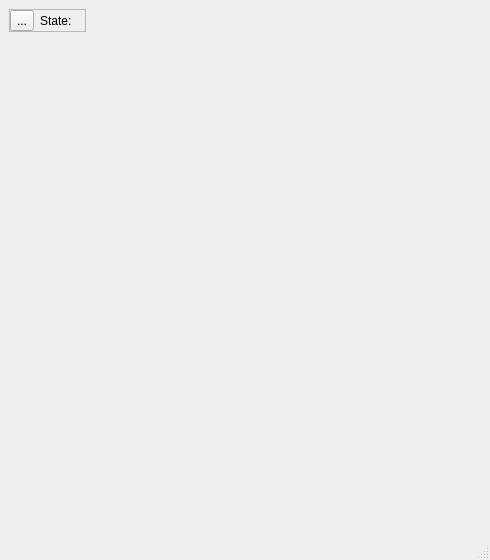
<?xml version="1.0" encoding="UTF-8"?>
<ui version="4.0">
 <class>can</class>
 <widget class="QMainWindow" name="can">
  <property name="geometry">
   <rect>
    <x>0</x>
    <y>0</y>
    <width>490</width>
    <height>560</height>
   </rect>
  </property>
  <property name="windowTitle">
   <string>can</string>
  </property>
  <widget class="QWidget" name="centralwidget">
   <layout class="QVBoxLayout" name="verticalLayout_4">
    <item>
     <layout class="QHBoxLayout" name="horizontalLayout">
      <item>
       <widget class="QFrame" name="frame">
        <property name="frameShape">
         <enum>QFrame::StyledPanel</enum>
        </property>
        <property name="frameShadow">
         <enum>QFrame::Raised</enum>
        </property>
        <layout class="QHBoxLayout" name="horizontalLayout_5">
         <property name="leftMargin">
          <number>0</number>
         </property>
         <property name="topMargin">
          <number>0</number>
         </property>
         <property name="rightMargin">
          <number>0</number>
         </property>
         <property name="bottomMargin">
          <number>0</number>
         </property>
         <item>
          <widget class="QToolButton" name="btn_start">
           <property name="text">
            <string>...</string>
           </property>
           <property name="icon">
            <iconset resource="resources.qrc">
             <normaloff>:/images/pause.png</normaloff>:/images/pause.png</iconset>
           </property>
           <property name="iconSize">
            <size>
             <width>48</width>
             <height>48</height>
            </size>
           </property>
          </widget>
         </item>
         <item>
          <widget class="QLabel" name="label">
           <property name="text">
            <string>State:</string>
           </property>
          </widget>
         </item>
         <item>
          <widget class="QLabel" name="lbl_state">
           <property name="text">
            <string/>
           </property>
          </widget>
         </item>
        </layout>
       </widget>
      </item>
      <item>
       <spacer name="horizontalSpacer">
        <property name="orientation">
         <enum>Qt::Horizontal</enum>
        </property>
        <property name="sizeHint" stdset="0">
         <size>
          <width>40</width>
          <height>20</height>
         </size>
        </property>
       </spacer>
      </item>
     </layout>
    </item>
    <item>
     <widget class="QStackedWidget" name="stack">
      <widget class="wdg_bt_t" name="bt"/>
      <widget class="wdg_com_t" name="com"/>
      <widget class="QWidget" name="page_info">
       <layout class="QVBoxLayout" name="verticalLayout_8">
        <item>
         <widget class="QTabWidget" name="tab">
          <property name="currentIndex">
           <number>0</number>
          </property>
          <property name="iconSize">
           <size>
            <width>48</width>
            <height>48</height>
           </size>
          </property>
          <widget class="QWidget" name="tab_rx">
           <attribute name="icon">
            <iconset resource="resources.qrc">
             <normaloff>:/images/canrx.png</normaloff>:/images/canrx.png</iconset>
           </attribute>
           <attribute name="title">
            <string/>
           </attribute>
           <layout class="QVBoxLayout" name="verticalLayout_2">
            <item>
             <layout class="QHBoxLayout" name="horizontalLayout_2">
              <item>
               <widget class="QToolButton" name="btn_filter">
                <property name="text">
                 <string>Filter</string>
                </property>
                <property name="icon">
                 <iconset resource="resources.qrc">
                  <normaloff>:/images/filter.png</normaloff>:/images/filter.png</iconset>
                </property>
                <property name="iconSize">
                 <size>
                  <width>48</width>
                  <height>48</height>
                 </size>
                </property>
                <property name="checkable">
                 <bool>true</bool>
                </property>
               </widget>
              </item>
              <item>
               <spacer name="horizontalSpacer_5">
                <property name="orientation">
                 <enum>Qt::Horizontal</enum>
                </property>
                <property name="sizeHint" stdset="0">
                 <size>
                  <width>40</width>
                  <height>20</height>
                 </size>
                </property>
               </spacer>
              </item>
              <item>
               <widget class="QLabel" name="label_4">
                <property name="text">
                 <string>Rx:</string>
                </property>
               </widget>
              </item>
              <item>
               <widget class="QLabel" name="lbl_rx">
                <property name="text">
                 <string/>
                </property>
               </widget>
              </item>
              <item>
               <widget class="QLabel" name="label_3">
                <property name="text">
                 <string>Err:</string>
                </property>
               </widget>
              </item>
              <item>
               <widget class="QLabel" name="lbl_err">
                <property name="text">
                 <string/>
                </property>
               </widget>
              </item>
              <item>
               <spacer name="horizontalSpacer_2">
                <property name="orientation">
                 <enum>Qt::Horizontal</enum>
                </property>
                <property name="sizeHint" stdset="0">
                 <size>
                  <width>40</width>
                  <height>20</height>
                 </size>
                </property>
               </spacer>
              </item>
              <item>
               <widget class="QToolButton" name="btn_save">
                <property name="text">
                 <string>...</string>
                </property>
                <property name="icon">
                 <iconset resource="resources.qrc">
                  <normaloff>:/images/save.png</normaloff>:/images/save.png</iconset>
                </property>
                <property name="iconSize">
                 <size>
                  <width>48</width>
                  <height>48</height>
                 </size>
                </property>
               </widget>
              </item>
             </layout>
            </item>
            <item>
             <widget class="QTreeView" name="view"/>
            </item>
           </layout>
          </widget>
          <widget class="QWidget" name="tab_tx">
           <attribute name="icon">
            <iconset resource="resources.qrc">
             <normaloff>:/images/cantx.png</normaloff>:/images/cantx.png</iconset>
           </attribute>
           <attribute name="title">
            <string/>
           </attribute>
           <layout class="QVBoxLayout" name="verticalLayout_3">
            <item>
             <layout class="QHBoxLayout" name="horizontalLayout_4">
              <item>
               <widget class="QLabel" name="label_9">
                <property name="text">
                 <string>Mode:</string>
                </property>
               </widget>
              </item>
              <item>
               <widget class="QComboBox" name="cb_tx_mode">
                <property name="sizePolicy">
                 <sizepolicy hsizetype="Preferred" vsizetype="Preferred">
                  <horstretch>0</horstretch>
                  <verstretch>0</verstretch>
                 </sizepolicy>
                </property>
               </widget>
              </item>
              <item>
               <spacer name="horizontalSpacer_4">
                <property name="orientation">
                 <enum>Qt::Horizontal</enum>
                </property>
                <property name="sizeHint" stdset="0">
                 <size>
                  <width>40</width>
                  <height>48</height>
                 </size>
                </property>
               </spacer>
              </item>
              <item>
               <widget class="QToolButton" name="btn_bttest">
                <property name="text">
                 <string>BT test</string>
                </property>
                <property name="icon">
                 <iconset resource="resources.qrc">
                  <normaloff>:/images/bttest.png</normaloff>:/images/bttest.png</iconset>
                </property>
                <property name="iconSize">
                 <size>
                  <width>48</width>
                  <height>48</height>
                 </size>
                </property>
                <property name="checkable">
                 <bool>true</bool>
                </property>
               </widget>
              </item>
              <item>
               <widget class="QLabel" name="label_bttest">
                <property name="text">
                 <string/>
                </property>
               </widget>
              </item>
             </layout>
            </item>
            <item>
             <widget class="QStackedWidget" name="tx_stack">
              <property name="currentIndex">
               <number>2</number>
              </property>
              <widget class="QWidget" name="page_off"/>
              <widget class="QWidget" name="page_file">
               <layout class="QVBoxLayout" name="verticalLayout_5">
                <item>
                 <layout class="QHBoxLayout" name="horizontalLayout_3">
                  <item>
                   <widget class="QToolButton" name="btn_open">
                    <property name="text">
                     <string>...</string>
                    </property>
                    <property name="icon">
                     <iconset resource="resources.qrc">
                      <normaloff>:/images/open.png</normaloff>:/images/open.png</iconset>
                    </property>
                    <property name="iconSize">
                     <size>
                      <width>48</width>
                      <height>48</height>
                     </size>
                    </property>
                   </widget>
                  </item>
                  <item>
                   <widget class="QLabel" name="label_5">
                    <property name="text">
                     <string>Tx:</string>
                    </property>
                   </widget>
                  </item>
                  <item>
                   <widget class="QLabel" name="lbl_tx">
                    <property name="text">
                     <string/>
                    </property>
                   </widget>
                  </item>
                  <item>
                   <spacer name="horizontalSpacer_3">
                    <property name="orientation">
                     <enum>Qt::Horizontal</enum>
                    </property>
                    <property name="sizeHint" stdset="0">
                     <size>
                      <width>40</width>
                      <height>20</height>
                     </size>
                    </property>
                   </spacer>
                  </item>
                  <item>
                   <widget class="QLabel" name="label_6">
                    <property name="text">
                     <string>IDs:</string>
                    </property>
                   </widget>
                  </item>
                  <item>
                   <widget class="QComboBox" name="cb_tx_id"/>
                  </item>
                 </layout>
                </item>
                <item>
                 <spacer name="verticalSpacer">
                  <property name="orientation">
                   <enum>Qt::Vertical</enum>
                  </property>
                  <property name="sizeHint" stdset="0">
                   <size>
                    <width>20</width>
                    <height>40</height>
                   </size>
                  </property>
                 </spacer>
                </item>
               </layout>
              </widget>
              <widget class="QWidget" name="page_msg">
               <layout class="QVBoxLayout" name="verticalLayout_6">
                <item>
                 <layout class="QGridLayout" name="gridLayout">
                  <item row="2" column="6">
                   <widget class="QSpinBox" name="sb_d6">
                    <property name="maximum">
                     <number>255</number>
                    </property>
                    <property name="displayIntegerBase">
                     <number>16</number>
                    </property>
                   </widget>
                  </item>
                  <item row="2" column="1">
                   <widget class="QSpinBox" name="sb_d1">
                    <property name="maximum">
                     <number>255</number>
                    </property>
                    <property name="displayIntegerBase">
                     <number>16</number>
                    </property>
                   </widget>
                  </item>
                  <item row="2" column="0">
                   <widget class="QSpinBox" name="sb_d0">
                    <property name="maximum">
                     <number>255</number>
                    </property>
                    <property name="displayIntegerBase">
                     <number>16</number>
                    </property>
                   </widget>
                  </item>
                  <item row="2" column="5">
                   <widget class="QSpinBox" name="sb_d5">
                    <property name="maximum">
                     <number>255</number>
                    </property>
                    <property name="displayIntegerBase">
                     <number>16</number>
                    </property>
                   </widget>
                  </item>
                  <item row="2" column="4">
                   <widget class="QSpinBox" name="sb_d4">
                    <property name="maximum">
                     <number>255</number>
                    </property>
                    <property name="displayIntegerBase">
                     <number>16</number>
                    </property>
                   </widget>
                  </item>
                  <item row="2" column="7">
                   <widget class="QSpinBox" name="sb_d7">
                    <property name="maximum">
                     <number>255</number>
                    </property>
                    <property name="displayIntegerBase">
                     <number>16</number>
                    </property>
                   </widget>
                  </item>
                  <item row="2" column="3">
                   <widget class="QSpinBox" name="sb_d3">
                    <property name="maximum">
                     <number>255</number>
                    </property>
                    <property name="displayIntegerBase">
                     <number>16</number>
                    </property>
                   </widget>
                  </item>
                  <item row="2" column="2">
                   <widget class="QSpinBox" name="sb_d2">
                    <property name="maximum">
                     <number>255</number>
                    </property>
                    <property name="displayIntegerBase">
                     <number>16</number>
                    </property>
                   </widget>
                  </item>
                  <item row="1" column="2">
                   <widget class="QLabel" name="label_7">
                    <property name="text">
                     <string>ID</string>
                    </property>
                   </widget>
                  </item>
                  <item row="1" column="0" colspan="2">
                   <widget class="QComboBox" name="cb_select_tx_id"/>
                  </item>
                  <item row="1" column="3">
                   <widget class="QSpinBox" name="sb_id">
                    <property name="maximum">
                     <number>2047</number>
                    </property>
                    <property name="displayIntegerBase">
                     <number>16</number>
                    </property>
                   </widget>
                  </item>
                  <item row="1" column="5">
                   <widget class="QLabel" name="label_8">
                    <property name="text">
                     <string>Len</string>
                    </property>
                   </widget>
                  </item>
                  <item row="1" column="6">
                   <widget class="QSpinBox" name="sb_len">
                    <property name="maximum">
                     <number>255</number>
                    </property>
                    <property name="value">
                     <number>8</number>
                    </property>
                    <property name="displayIntegerBase">
                     <number>16</number>
                    </property>
                   </widget>
                  </item>
                 </layout>
                </item>
                <item>
                 <spacer name="verticalSpacer_2">
                  <property name="orientation">
                   <enum>Qt::Vertical</enum>
                  </property>
                  <property name="sizeHint" stdset="0">
                   <size>
                    <width>20</width>
                    <height>369</height>
                   </size>
                  </property>
                 </spacer>
                </item>
               </layout>
              </widget>
              <widget class="QWidget" name="page_obd2">
               <layout class="QGridLayout" name="gridLayout_3">
                <item row="6" column="0">
                 <widget class="QCheckBox" name="cb_oxygen1">
                  <property name="text">
                   <string>Oxygen sensor 1(0x14)</string>
                  </property>
                  <property name="checked">
                   <bool>true</bool>
                  </property>
                 </widget>
                </item>
                <item row="3" column="0">
                 <widget class="QCheckBox" name="cb_rpm">
                  <property name="text">
                   <string>Rpm(0xc)</string>
                  </property>
                  <property name="checked">
                   <bool>true</bool>
                  </property>
                 </widget>
                </item>
                <item row="3" column="1">
                 <widget class="QCheckBox" name="cb_speed">
                  <property name="text">
                   <string>Speed(0xd)</string>
                  </property>
                  <property name="checked">
                   <bool>true</bool>
                  </property>
                 </widget>
                </item>
                <item row="4" column="1">
                 <widget class="QCheckBox" name="cb_intake_air_temp">
                  <property name="text">
                   <string>Intake air temp(0xf)</string>
                  </property>
                  <property name="checked">
                   <bool>true</bool>
                  </property>
                 </widget>
                </item>
                <item row="7" column="0">
                 <widget class="QCheckBox" name="cb_air_pressure">
                  <property name="text">
                   <string>Air pressure(0x33)</string>
                  </property>
                  <property name="checked">
                   <bool>true</bool>
                  </property>
                 </widget>
                </item>
                <item row="0" column="1">
                 <widget class="QCheckBox" name="cb_coolant">
                  <property name="text">
                   <string>Coolant temp(0x5)</string>
                  </property>
                  <property name="checked">
                   <bool>true</bool>
                  </property>
                 </widget>
                </item>
                <item row="2" column="0">
                 <widget class="QCheckBox" name="cb_mab">
                  <property name="text">
                   <string>MAB(0xb)</string>
                  </property>
                  <property name="checked">
                   <bool>true</bool>
                  </property>
                 </widget>
                </item>
                <item row="7" column="1">
                 <widget class="QCheckBox" name="cb_air_temp">
                  <property name="text">
                   <string>Air temp(0x46)</string>
                  </property>
                  <property name="checked">
                   <bool>true</bool>
                  </property>
                 </widget>
                </item>
                <item row="5" column="0">
                 <widget class="QCheckBox" name="cb_maf">
                  <property name="text">
                   <string>MAF(0x10)</string>
                  </property>
                  <property name="checked">
                   <bool>true</bool>
                  </property>
                 </widget>
                </item>
                <item row="4" column="0">
                 <widget class="QCheckBox" name="cb_timing">
                  <property name="text">
                   <string>Timing advance(0xe)</string>
                  </property>
                  <property name="checked">
                   <bool>true</bool>
                  </property>
                 </widget>
                </item>
                <item row="6" column="1">
                 <widget class="QCheckBox" name="cb_oxygen2">
                  <property name="text">
                   <string>Oxygen sensor 2(0x15)</string>
                  </property>
                  <property name="checked">
                   <bool>true</bool>
                  </property>
                 </widget>
                </item>
                <item row="5" column="1">
                 <widget class="QCheckBox" name="cb_throttle">
                  <property name="text">
                   <string>Throttle position(0x11)</string>
                  </property>
                  <property name="checked">
                   <bool>true</bool>
                  </property>
                 </widget>
                </item>
                <item row="0" column="0">
                 <widget class="QCheckBox" name="cb_load">
                  <property name="text">
                   <string>Calc engine load(0x4)</string>
                  </property>
                  <property name="checked">
                   <bool>true</bool>
                  </property>
                 </widget>
                </item>
                <item row="1" column="0">
                 <widget class="QCheckBox" name="cb_fuel_trim">
                  <property name="text">
                   <string>Short fuel trim(0x6)</string>
                  </property>
                  <property name="checked">
                   <bool>true</bool>
                  </property>
                 </widget>
                </item>
                <item row="1" column="1">
                 <widget class="QCheckBox" name="cb_lfuel_trim">
                  <property name="text">
                   <string>Long fuel trim(0x7)</string>
                  </property>
                  <property name="checked">
                   <bool>true</bool>
                  </property>
                 </widget>
                </item>
               </layout>
              </widget>
             </widget>
            </item>
           </layout>
          </widget>
          <widget class="wdg_rpm_t" name="tab_rpm">
           <attribute name="icon">
            <iconset resource="resources.qrc">
             <normaloff>:/images/tachometer.png</normaloff>:/images/tachometer.png</iconset>
           </attribute>
           <attribute name="title">
            <string/>
           </attribute>
          </widget>
          <widget class="wdg_fw_t" name="tab_fw">
           <attribute name="icon">
            <iconset resource="resources.qrc">
             <normaloff>:/images/fw.png</normaloff>:/images/fw.png</iconset>
           </attribute>
           <attribute name="title">
            <string/>
           </attribute>
          </widget>
          <widget class="QWidget" name="tab_log">
           <attribute name="icon">
            <iconset resource="resources.qrc">
             <normaloff>:/images/log.png</normaloff>:/images/log.png</iconset>
           </attribute>
           <attribute name="title">
            <string/>
           </attribute>
           <layout class="QVBoxLayout" name="verticalLayout">
            <item>
             <widget class="QPlainTextEdit" name="debug">
              <property name="readOnly">
               <bool>true</bool>
              </property>
             </widget>
            </item>
           </layout>
          </widget>
         </widget>
        </item>
       </layout>
      </widget>
     </widget>
    </item>
   </layout>
  </widget>
  <widget class="QStatusBar" name="status"/>
  <action name="actionAbout">
   <property name="text">
    <string>About</string>
   </property>
  </action>
  <action name="actionAboutQt">
   <property name="text">
    <string>About Qt</string>
   </property>
  </action>
 </widget>
 <customwidgets>
  <customwidget>
   <class>wdg_bt_t</class>
   <extends>QWidget</extends>
   <header>wdg_bt.h</header>
   <container>1</container>
  </customwidget>
  <customwidget>
   <class>wdg_fw_t</class>
   <extends>QWidget</extends>
   <header>wdg_fw.h</header>
   <container>1</container>
  </customwidget>
  <customwidget>
   <class>wdg_com_t</class>
   <extends>QWidget</extends>
   <header>wdg_com.h</header>
   <container>1</container>
  </customwidget>
  <customwidget>
   <class>wdg_rpm_t</class>
   <extends>QWidget</extends>
   <header>wdg_rpm.h</header>
   <container>1</container>
  </customwidget>
 </customwidgets>
 <resources>
  <include location="resources.qrc"/>
 </resources>
 <connections/>
</ui>
